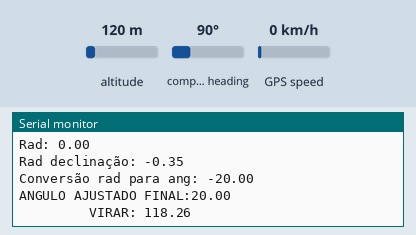
Bench run of a sketch on a simulated Arduino Uno, built with avr-gcc and run on an emulated ATmega328P. Parts: the last lines printed to the serial monitor. The inputs (shaded band) are chosen by the test bench; at power-on: GPS speed 0 km/h, altitude 120 m, compass heading 90°. The GPS gets a fix after 3 s at 37.7749, -122.4194 with 8 satellites.

Above: at 5.9 s.
6.0 s: GPS speed set to 16 km/h
At 6.9 s:
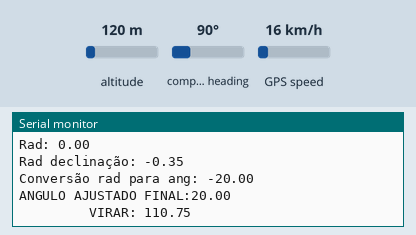
10.1 s: GPS speed set to 21 km/h
At 10.9 s:
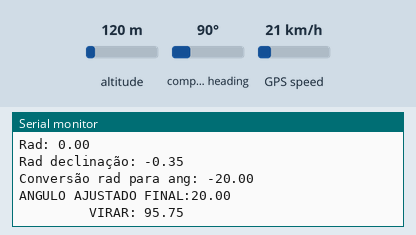
Timing chart, 0 to 13.1 s (numbered marks = the images above; inputs shaded):
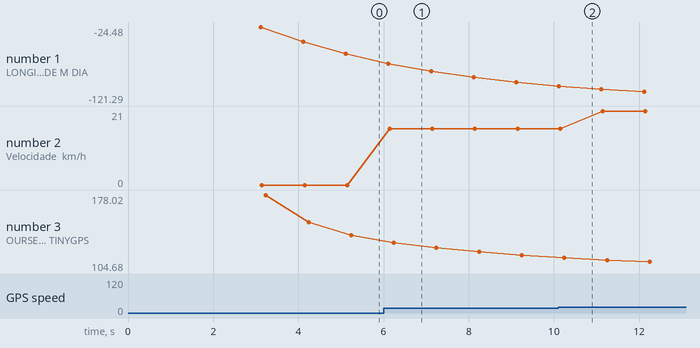

Measured:
- after the input at 6.0 s, the serial monitor: prints a new line after 0.15 s (image 1)
- plotted number 2: 0 → 16 after the input at 6.0 s

The sketch:

waypoint_test.ino
```cpp
#include <SoftwareSerial.h>
#include <TinyGPS.h>
#include <Wire.h>
#include <QMC5883LCompass.h>
#include <Filter.h>

int x = 0, y = 0, z = 0;
float rad, angulo, declinacao, waypoint_ang;


double waypoints[][5] = {
  {-23.372064, -49.513398},
  {-23.372064, -49.513398}
  };

//FILTRO
// 20 is the weight (20 => 20%)
// 0 is the initial value of the filter
ExponentialFilter<float> FilteredLat(20, 0);
ExponentialFilter<float> FilteredLon(20, 0);

//DECLINACAO
int declination_degs = 20;
float declination_mins = 19;
char declination_dir = 'W';

SoftwareSerial serial1(5, 6); // RX, TX
TinyGPS gps1;
QMC5883LCompass bussola;

float SetDeclination( int declination_degs , int declination_mins, char declination_dir )
{
  float declination_offset_radians;
  // Convert declination to decimal degrees
  switch(declination_dir)
  {
    // North and East are positive
    case 'E':
      declination_offset_radians = ( declination_degs + (1/60 * declination_mins)) * (M_PI / 180);
      return(declination_offset_radians);

    // South and West are negative
    case 'W':
      declination_offset_radians =  0 - (( declination_degs + (1/60 * declination_mins) ) * (M_PI / 180));
      return(declination_offset_radians);
  }
}

float AdjustHeading(float heading, float declination_offset_radians)
{
  heading += declination_offset_radians;
  return heading;
}

void setup() {
   serial1.begin(9600);
   Serial.begin(9600);
   Wire.begin();
   bussola.init();
   bussola.setCalibration(-877, 851, -953, 893, -515, 1008);
   bussola.setSmoothing(4, true);

  declinacao = SetDeclination(declination_degs, declination_mins, declination_dir);
  Serial.print("Waypoint: ");
  Serial.print("latitude: ");
  Serial.println(waypoints[0][0], 6);
  Serial.print("longitude: ");
  Serial.println(waypoints[1][0], 6);

}

void loop() {
  bool recebido = false;
  static unsigned long delayPrint;

  while (serial1.available()) {
     char cIn = serial1.read();
     recebido = (gps1.encode(cIn) || recebido);  //Verifica até receber o primeiro sinal dos satelites
  }
  if (recebido){
    float latitude, longitude;
    unsigned long idadeInfo;
    gps1.f_get_position(&latitude, &longitude, &idadeInfo);
    if (latitude != TinyGPS::GPS_INVALID_F_ANGLE) {
      Serial.print("Latitude: ");
      Serial.println(latitude, 6);  //Mostra a latitude com a precisão de 6 dígitos decimais
      FilteredLat.Filter(latitude);
    }

    if (longitude != TinyGPS::GPS_INVALID_F_ANGLE) {
      Serial.print("Longitude: ");
      Serial.println(longitude, 6);  //Mostra a longitude com a precisão de 6 dígitos decimais
      FilteredLon.Filter(longitude);
    }
    float average_lat = FilteredLat.Current();
    float average_lon = FilteredLon.Current();

    Serial.print("LATITUDE MÉDIA: ");
    Serial.println(average_lat, 6);
    Serial.print("LONGITUDE MÉDIA: ");
    Serial.println(average_lon, 6);

    float velocidade;
    velocidade = gps1.f_speed_kmph();   //km/h
    Serial.print("Velocidade (km/h): ");
    Serial.println(velocidade, 2);  //Conversão de Nós para Km/h

    unsigned long sentido;
    sentido = gps1.course();
    Serial.print("Sentido (grau): ");
    Serial.println(float(sentido) / 100, 2);


    //haversine
    float distancia_entre;
    distancia_entre = gps1.distance_between(average_lat, average_lon, waypoints[0][0], waypoints[1][0]);
    Serial.print("       Distancia até Waypoint: ");
    Serial.println(distancia_entre, 2);
    //azimuth
    float curso; //course_to == azimuth
    curso = gps1.course_to(average_lat, average_lon, waypoints[0][0], waypoints[1][0]);
    Serial.print("         COURSE TO TINYGPS: ");
    Serial.println(curso);


     //BUSSOLA
    float rad;
    bussola.read(); //Obter o valor dos eixos X, Y e Z do Sensor
    x = bussola.getX();
    y = bussola.getY();
    rad = atan2(x, y);
    Serial.print("Rad: ");
    Serial.println(rad);
    rad = AdjustHeading(rad, declinacao);
    Serial.print("Rad declinação: ");
    Serial.println(rad);
    angulo = rad*180/M_PI;
    Serial.print("Conversão rad para ang: ");
    Serial.println(angulo);
    //Ajuste do angulo entre 0 e 360 graus
    if(angulo < 0)
      angulo+=360;

    angulo = 360-angulo;
    Serial.print("ANGULO AJUSTADO FINAL:");
    Serial.println(angulo);


    float vetor_nav = curso - angulo;
    Serial.print("         VIRAR: "); //angulo negativo= virar para a direita
    Serial.println(vetor_nav);

  }
}
```
